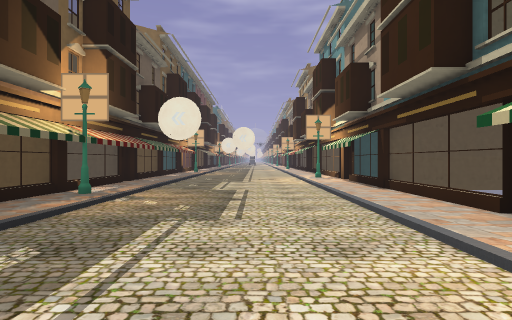
View 1 (above)

17 first-person views from a walk through a 3-D level made in the Godot game engine. The camera is 1.5 m above the floor, looks level and sees 75° across. The floor is counted in squares, 2 m on a side. Each view is taken from the middle of a square. On the plan, view 1 faces up. The plan holds only what a view shows up to about 11 squares ahead; the rest is blank. The place goes on beyond the plan. Some surface patterns are stand-ins.

View 2
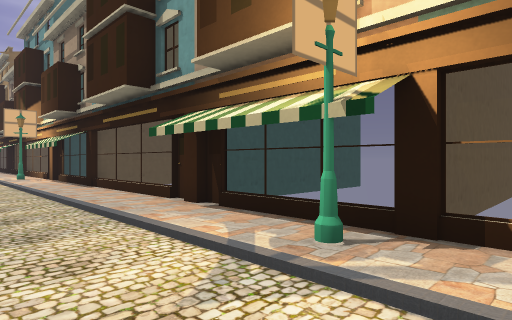

View 3
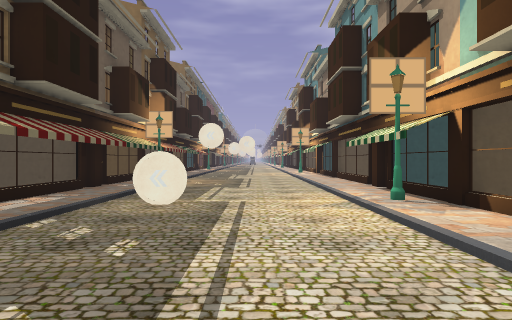

View 4
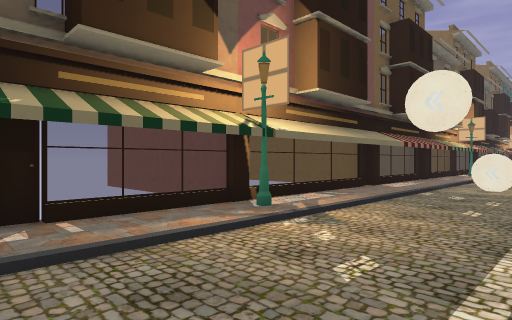

View 5
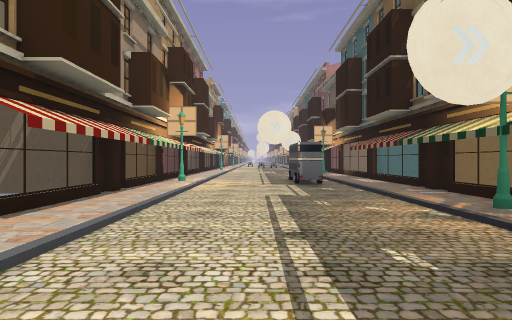

View 6
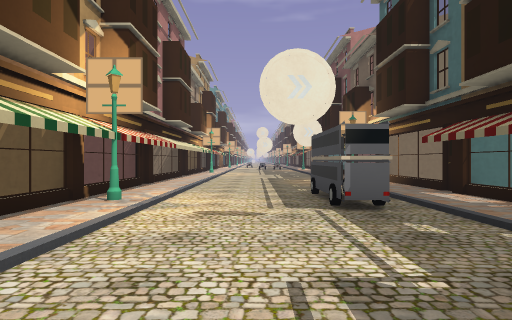

View 7
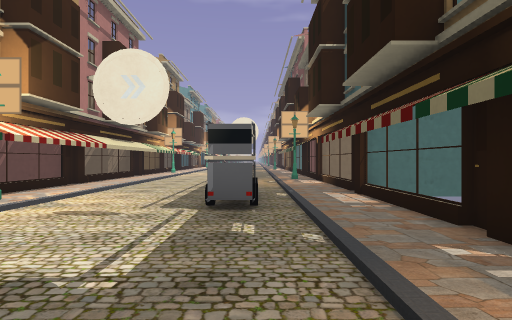

View 8
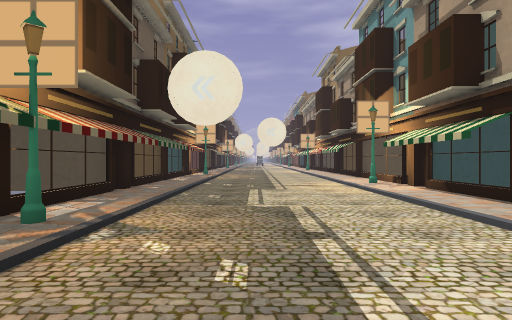

View 9
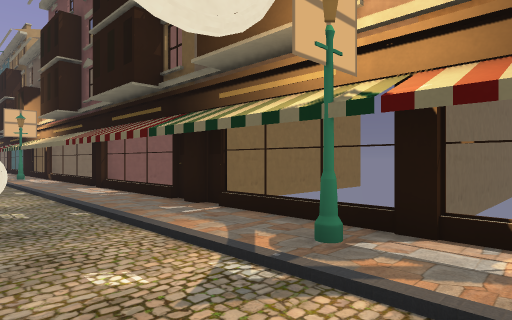

View 10
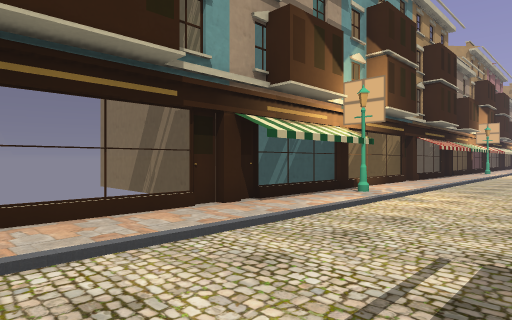

View 11
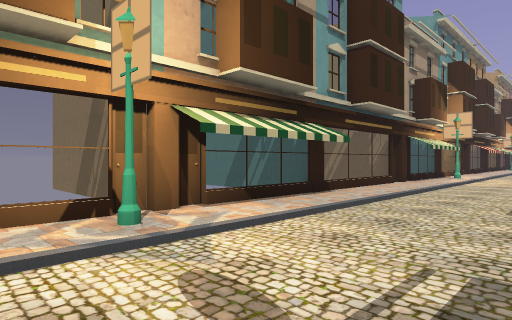

View 12
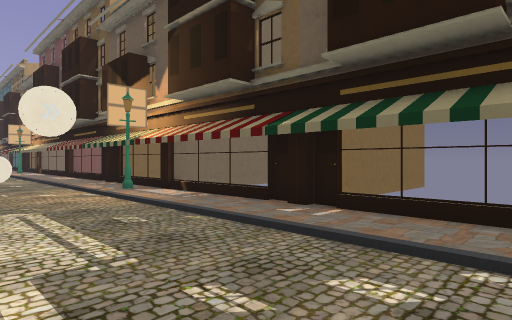

View 13
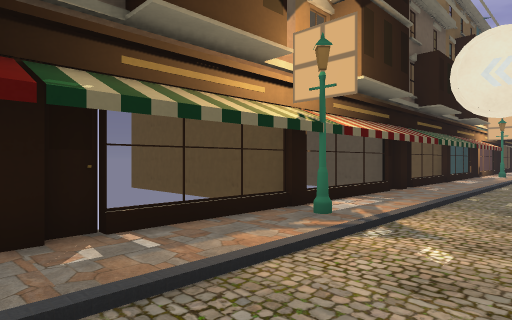

View 14
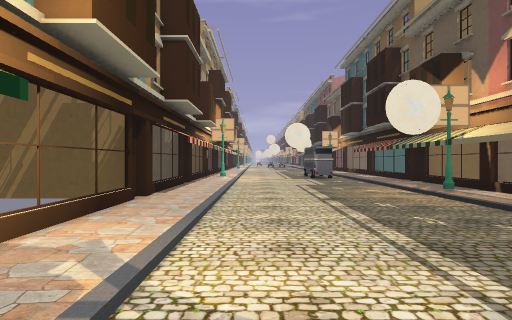

View 15
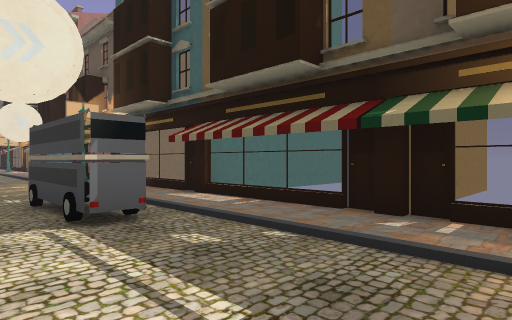

View 16
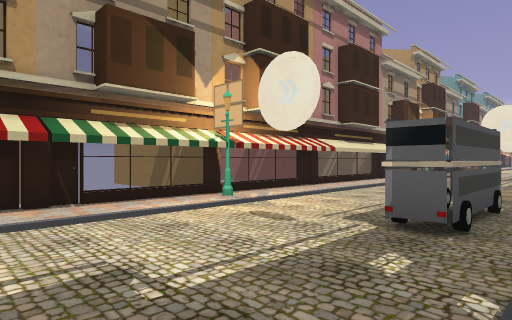

View 17
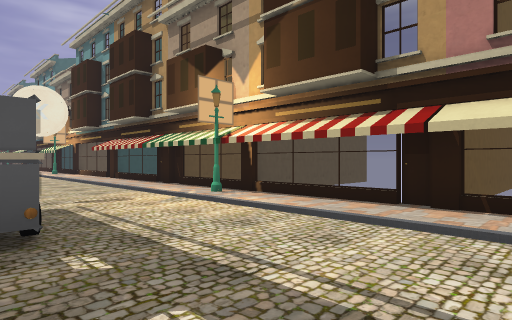

### Floor plan
Key: @ floor where view 1 was taken; # wall or solid block; . main floor; : floor 0.25 m higher than the main floor; = window, fence, low wall or low ledge; B building; L lamp; R ring.
Columns run from 7 left of view 1 to 6 right of it. Each row starts with its distance up from view 1.
 14 BBB#:....::B
 13   B::....::B
 12   B::....LBBBB
 11 BBB#:....:#
 10    #:....::B
  9   B::....::B
  8   B::....:#BBB
  7 BBB#L....::B
  6   B:L....::B
  5   B::....::B
  4 BBB#:....:BBBB
  3 BBB#:....:#BBB
  2    #:....:B
  1   B::R...L:B
  0 BBB::..@.L#BBB
 -1    #:....::B
 -2   B::....::B
 -3   B::....::B
 -4   B::....:B
 -5   B:L....:B
 -6    #L....::B
 -7   B::....::B
 -8    #:....:#BB
 -9    #:....:#
-10   B::....::B
-11   B::#...L:B
-12   B::=...L#BBB
-13    B:=...::B
-14     :....::B
-15   B::....:#
-16   B::....::BB
-17 BBB#L....::B

Positions as (right, up) in squares from view 1, and headings:
1: (0, 0), facing up
2: (0, -1), facing up-right
3: (0, -5), facing up
4: (0, -9), facing up-left
5: (0, -1), facing down
6: (0, -6), facing down
7: (-2, -6), facing down
8: (-1, 3), facing up
9: (-1, 8), facing down-left
10: (-1, 7), facing down-right
11: (-1, 14), facing down-right
12: (0, 14), facing down-left
13: (-1, 3), facing up-left
14: (1, 2), facing down
15: (0, -7), facing down-left
16: (-3, -7), facing down-right
17: (-2, -17), facing up-right
